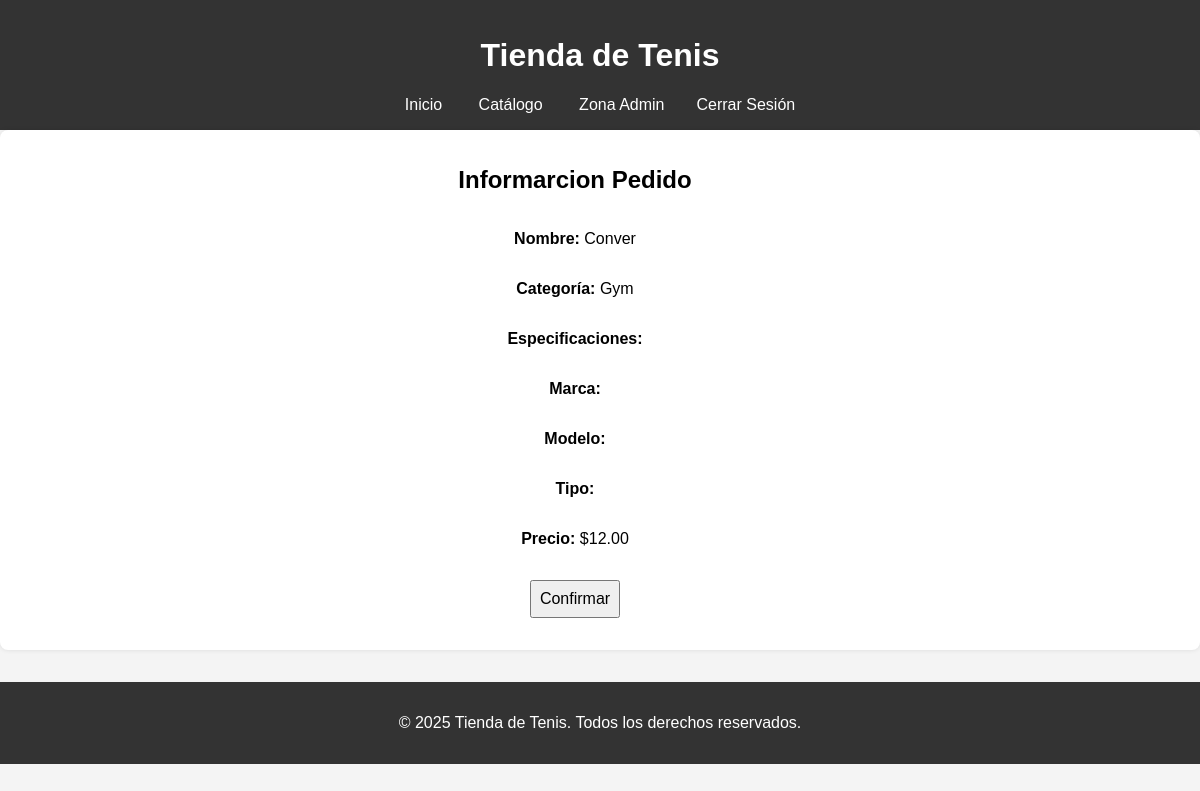
Screenshot of /index.php?accion=loginCliente&id=8&ver=1 (signed in) with the database file from the repository.
### tables this page shows
CREATE TABLE `productos` (
  `id` int(11) NOT NULL,
  `nombre` varchar(100) NOT NULL,
  `descripcion` text DEFAULT NULL,
  `precio` decimal(10,2) NOT NULL,
  `imagen` varchar(255) DEFAULT 'Sin_Imagen.png',
  `id_categoria` int(11) DEFAULT NULL
);

CREATE TABLE `categorias` (
  `id` int(11) NOT NULL,
  `nombre` varchar(100) NOT NULL
);

### controlador/Controlador.php (called while the page is built, shortened)
<?php
    class Controlador{
        public function crearPedido($id){
            $gestor = new GestorProductos();
            $producto = $gestor->viewProducto($id);
            require "vista/html/crearPedido.php";
        }
    }

### modelo/GestorProductos.php (called while the page is built, shortened)
<?php
    class GestorProductos{
        public function viewProducto($id){
            $conexion = new Conexion();
            $conexion->abrir();
            $sql = "SELECT c.nombre as categoria,p.* FROM productos p JOIN categorias c ON p.id_categoria = c.id WHERE p.id = $id";
            $conexion->consultar($sql);
            $result = $conexion->obtenerResultados();
            $product = $result->fetch_assoc();
            return $product;
        }
    }

### modelo/Conexion.php (called while the page is built, shortened)
<?php
    class Conexion{
        private $mySQLI;
        private $result;
        public function abrir(){
            $this->mySQLI = new mysqli("b4mobqkdkcydppku2yq2-mysql.services.clever-cloud.com","u8w7qsreibif5fdn","4yFIVqGxfMPTegZImGCo","b4mobqkdkcydppku2yq2","3306");
            return true;
        }
        public function consultar($sql){
            $this->result = $this->mySQLI->query($sql);
        }
        public function obtenerResultados(){
            return $this->result;
        }
    }

### vista/html/crearPedido.php (the view, shortened to what this page needs)
<!DOCTYPE html>
<html lang="es">
<head>
  <link rel="stylesheet" href="vista/css/Styles.css">
</head>
<body>
  <header>
    <h1>Tienda de Tenis</h1>
    <nav>
      <a href="index.php?accion=index">Inicio</a>
      <a href="index.php?accion=catalogo">Catálogo</a>
      <?php
          if (isset($_SESSION['user'])) {
              if ($_SESSION['user']['rol'] !== "cliente") {
                  echo "<a href='index.php?accion=admin'>Zona Admin</a>";
              }
              echo "<a href='index.php?accion=unlogin'>Cerrar Sesión</a>";
          } else {
              echo "<a href='index.php?accion=admin'>Zona Admin</a>";
          }
      ?>
    </nav>
  </header>
  <div class="productoPedido">
    <div class="crearPedido">
      <div class="content">
          <h2>Informarcion Pedido</h2>
          <p>Nombre: <span><?php echo $producto['nombre'];?></span></p>
          <p>Categoría: <span><?php echo $producto['categoria'];?></span></p>
          <p>Especificaciones: <span><?php echo $producto['especificaciones'];?></span></p>
          <p>Marca: <span><?php echo $producto['marca'];?></span></p>
          <p>Modelo: <span><?php echo $producto['modelo'];?></span></p>
          <p>Tipo: <span><?php echo $producto['tipo'];?></span></p>
          <p>Precio: <span>$<?php echo $producto['precio'];?></span></p>
          <form action="index.php?accion=registrarPedido" method="POST">
            <button>Confirmar</button>
          </form>
      </div>
    </div>
  </div>
  <footer>
    <p>&copy; 2025 Tienda de Tenis. Todos los derechos reservados.</p>
  </footer>
</body>
</html>

### vista/css/Styles.css (style rules this page uses)
body { font-family: Arial, sans-serif; margin: 0; padding: 0; background-color: #f4f4f4; }
header { background-color: #333; color: white; padding: 1rem; text-align: center; }
nav a { color: white; margin: 0 1rem; text-decoration: none; }
form { display: flex; flex-direction: column; max-width: 300px; margin-top: 1rem; }
form input, form button, form select { margin-bottom: 1rem; padding: 0.5rem; font-size: 1rem; }
footer { background-color: #333; color: white; text-align: center; padding: 1rem; margin-top: 2rem; }
.productoPedido { background-color: white; padding: 1rem; border-radius: 8px; box-shadow: 0 0 5px rgba(0, 0, 0, 0.1); text-align: center; }
.productoPedido div.crearPedido { display: flex; justify-content: center; align-items: center; gap: 150px; }
div.crearPedido div.content { margin-right: 200px; text-align: center; justify-content: center; display: flex; flex-direction: column; align-items: center; }
div.crearPedido div.content p { font-weight: bold; }
div.crearPedido div.content span { font-weight: normal; }

### rows the page displays
productos: nombre "Conver", id_categoria.nombre "Gym", precio "12.00"
